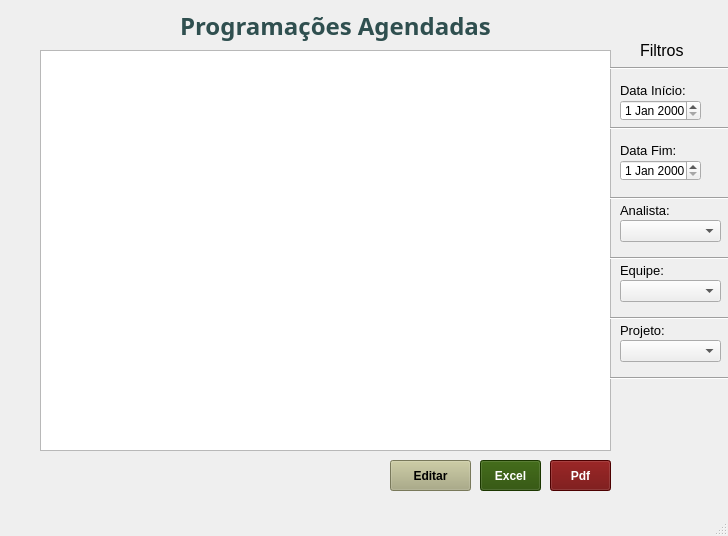
<?xml version="1.0" encoding="UTF-8"?>
<ui version="4.0">
 <class>MainWindow</class>
 <widget class="QMainWindow" name="MainWindow">
  <property name="geometry">
   <rect>
    <x>0</x>
    <y>0</y>
    <width>728</width>
    <height>536</height>
   </rect>
  </property>
  <property name="minimumSize">
   <size>
    <width>641</width>
    <height>536</height>
   </size>
  </property>
  <property name="maximumSize">
   <size>
    <width>1000</width>
    <height>10000</height>
   </size>
  </property>
  <property name="windowTitle">
   <string>Listagem Viagens</string>
  </property>
  <widget class="QWidget" name="centralwidget">
   <widget class="QLabel" name="label_6">
    <property name="geometry">
     <rect>
      <x>180</x>
      <y>0</y>
      <width>351</width>
      <height>51</height>
     </rect>
    </property>
    <property name="font">
     <font>
      <family>Yu Gothic Light</family>
      <pointsize>18</pointsize>
      <weight>75</weight>
      <italic>false</italic>
      <bold>true</bold>
     </font>
    </property>
    <property name="styleSheet">
     <string notr="true">color: rgb(47, 79, 79);</string>
    </property>
    <property name="text">
     <string>Programações Agendadas</string>
    </property>
   </widget>
   <widget class="QTableWidget" name="listagem">
    <property name="geometry">
     <rect>
      <x>40</x>
      <y>50</y>
      <width>571</width>
      <height>401</height>
     </rect>
    </property>
    <property name="font">
     <font>
      <family>Segoe UI Semibold</family>
      <pointsize>11</pointsize>
      <weight>75</weight>
      <bold>true</bold>
     </font>
    </property>
    <property name="toolTipDuration">
     <number>-4</number>
    </property>
    <property name="layoutDirection">
     <enum>Qt::LeftToRight</enum>
    </property>
    <property name="styleSheet">
     <string notr="true"/>
    </property>
    <property name="columnCount">
     <number>0</number>
    </property>
   </widget>
   <widget class="QPushButton" name="editar">
    <property name="geometry">
     <rect>
      <x>390</x>
      <y>460</y>
      <width>81</width>
      <height>31</height>
     </rect>
    </property>
    <property name="font">
     <font>
      <weight>75</weight>
      <bold>true</bold>
     </font>
    </property>
    <property name="cursor">
     <cursorShape>PointingHandCursor</cursorShape>
    </property>
    <property name="styleSheet">
     <string notr="true">background-color: rgb(170, 170, 127);</string>
    </property>
    <property name="text">
     <string>Editar</string>
    </property>
   </widget>
   <widget class="QLabel" name="label_2">
    <property name="geometry">
     <rect>
      <x>140</x>
      <y>0</y>
      <width>61</width>
      <height>41</height>
     </rect>
    </property>
    <property name="font">
     <font>
      <family>Segoe UI Light</family>
      <pointsize>16</pointsize>
      <weight>75</weight>
      <italic>true</italic>
      <bold>true</bold>
     </font>
    </property>
    <property name="text">
     <string/>
    </property>
    <property name="pixmap">
     <pixmap>../../Img/logo-cor.png</pixmap>
    </property>
   </widget>
   <widget class="QPushButton" name="pdf">
    <property name="geometry">
     <rect>
      <x>550</x>
      <y>460</y>
      <width>61</width>
      <height>31</height>
     </rect>
    </property>
    <property name="font">
     <font>
      <weight>75</weight>
      <bold>true</bold>
     </font>
    </property>
    <property name="cursor">
     <cursorShape>PointingHandCursor</cursorShape>
    </property>
    <property name="styleSheet">
     <string notr="true">color: rgb(255, 255, 255);
background-color: rgb(106, 0, 0);
</string>
    </property>
    <property name="text">
     <string>Pdf</string>
    </property>
   </widget>
   <widget class="QPushButton" name="excel">
    <property name="geometry">
     <rect>
      <x>480</x>
      <y>460</y>
      <width>61</width>
      <height>31</height>
     </rect>
    </property>
    <property name="font">
     <font>
      <weight>75</weight>
      <bold>true</bold>
     </font>
    </property>
    <property name="cursor">
     <cursorShape>PointingHandCursor</cursorShape>
    </property>
    <property name="styleSheet">
     <string notr="true">background-color: rgb(170, 170, 127);
color: rgb(255, 255, 255);
background-color: rgb(38, 76, 0);</string>
    </property>
    <property name="text">
     <string>Excel</string>
    </property>
   </widget>
   <widget class="QDateEdit" name="inpt_data_inicio">
    <property name="geometry">
     <rect>
      <x>620</x>
      <y>100</y>
      <width>81</width>
      <height>21</height>
     </rect>
    </property>
   </widget>
   <widget class="QLabel" name="lbl_filtros">
    <property name="geometry">
     <rect>
      <x>640</x>
      <y>40</y>
      <width>71</width>
      <height>20</height>
     </rect>
    </property>
    <property name="font">
     <font>
      <pointsize>12</pointsize>
     </font>
    </property>
    <property name="text">
     <string>Filtros</string>
    </property>
   </widget>
   <widget class="QLabel" name="lbl_data_inicio">
    <property name="geometry">
     <rect>
      <x>620</x>
      <y>80</y>
      <width>71</width>
      <height>20</height>
     </rect>
    </property>
    <property name="font">
     <font>
      <pointsize>10</pointsize>
     </font>
    </property>
    <property name="text">
     <string>Data Início:</string>
    </property>
   </widget>
   <widget class="QLabel" name="lbl_data_fim">
    <property name="geometry">
     <rect>
      <x>620</x>
      <y>140</y>
      <width>61</width>
      <height>20</height>
     </rect>
    </property>
    <property name="font">
     <font>
      <pointsize>10</pointsize>
     </font>
    </property>
    <property name="text">
     <string>Data Fim:</string>
    </property>
   </widget>
   <widget class="QDateEdit" name="inpt_data_fim">
    <property name="geometry">
     <rect>
      <x>620</x>
      <y>160</y>
      <width>81</width>
      <height>21</height>
     </rect>
    </property>
   </widget>
   <widget class="Line" name="line">
    <property name="geometry">
     <rect>
      <x>610</x>
      <y>120</y>
      <width>121</width>
      <height>16</height>
     </rect>
    </property>
    <property name="orientation">
     <enum>Qt::Horizontal</enum>
    </property>
   </widget>
   <widget class="Line" name="line_2">
    <property name="geometry">
     <rect>
      <x>610</x>
      <y>190</y>
      <width>121</width>
      <height>16</height>
     </rect>
    </property>
    <property name="orientation">
     <enum>Qt::Horizontal</enum>
    </property>
   </widget>
   <widget class="QComboBox" name="box_equipe">
    <property name="geometry">
     <rect>
      <x>620</x>
      <y>280</y>
      <width>101</width>
      <height>22</height>
     </rect>
    </property>
   </widget>
   <widget class="QLabel" name="lbl_equipe">
    <property name="geometry">
     <rect>
      <x>620</x>
      <y>260</y>
      <width>51</width>
      <height>20</height>
     </rect>
    </property>
    <property name="font">
     <font>
      <pointsize>10</pointsize>
     </font>
    </property>
    <property name="text">
     <string>Equipe:</string>
    </property>
   </widget>
   <widget class="Line" name="line_4">
    <property name="geometry">
     <rect>
      <x>610</x>
      <y>310</y>
      <width>121</width>
      <height>16</height>
     </rect>
    </property>
    <property name="orientation">
     <enum>Qt::Horizontal</enum>
    </property>
   </widget>
   <widget class="QComboBox" name="box_projeto">
    <property name="geometry">
     <rect>
      <x>620</x>
      <y>340</y>
      <width>101</width>
      <height>22</height>
     </rect>
    </property>
   </widget>
   <widget class="QLabel" name="lbl_projeto">
    <property name="geometry">
     <rect>
      <x>620</x>
      <y>320</y>
      <width>51</width>
      <height>20</height>
     </rect>
    </property>
    <property name="font">
     <font>
      <pointsize>10</pointsize>
     </font>
    </property>
    <property name="text">
     <string>Projeto:</string>
    </property>
   </widget>
   <widget class="QComboBox" name="box_analista">
    <property name="geometry">
     <rect>
      <x>620</x>
      <y>220</y>
      <width>101</width>
      <height>22</height>
     </rect>
    </property>
   </widget>
   <widget class="Line" name="line_5">
    <property name="geometry">
     <rect>
      <x>610</x>
      <y>250</y>
      <width>121</width>
      <height>16</height>
     </rect>
    </property>
    <property name="orientation">
     <enum>Qt::Horizontal</enum>
    </property>
   </widget>
   <widget class="QLabel" name="lbl_analista">
    <property name="geometry">
     <rect>
      <x>620</x>
      <y>200</y>
      <width>51</width>
      <height>20</height>
     </rect>
    </property>
    <property name="font">
     <font>
      <pointsize>10</pointsize>
     </font>
    </property>
    <property name="text">
     <string>Analista:</string>
    </property>
   </widget>
   <widget class="Line" name="line_6">
    <property name="geometry">
     <rect>
      <x>610</x>
      <y>370</y>
      <width>121</width>
      <height>16</height>
     </rect>
    </property>
    <property name="orientation">
     <enum>Qt::Horizontal</enum>
    </property>
   </widget>
   <widget class="Line" name="line_7">
    <property name="geometry">
     <rect>
      <x>610</x>
      <y>60</y>
      <width>121</width>
      <height>16</height>
     </rect>
    </property>
    <property name="orientation">
     <enum>Qt::Horizontal</enum>
    </property>
   </widget>
  </widget>
  <widget class="QStatusBar" name="statusbar"/>
 </widget>
 <resources/>
 <connections/>
</ui>
